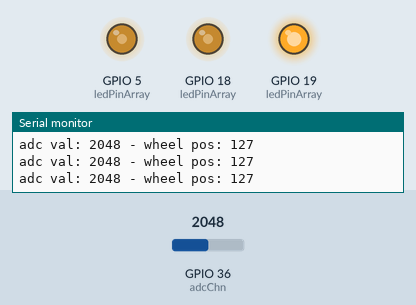
This sketch was run on a simulated ESP32. On the bench: output pins drawn as LEDs (lit = HIGH), the last lines printed to the serial monitor. The test bench sets the inputs (shaded band); at power-on: GPIO 36 (adcChn) = 2048.

Above: at 1.2 s.
1.3 s: GPIO 36 (adcChn) set to 2866
At 2.3 s:
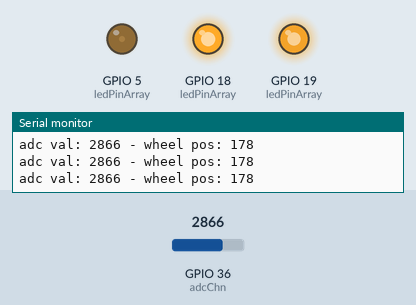
2.8 s: GPIO 36 (adcChn) set to 3603
At 3.6 s:
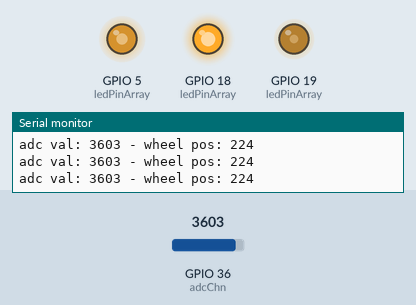
4.3 s: GPIO 36 (adcChn) set to 4095
At 4.9 s:
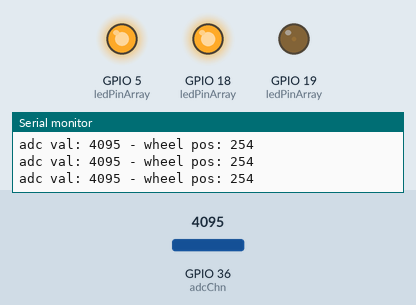
5.8 s: GPIO 36 (adcChn) set to 2047
At 6.3 s:
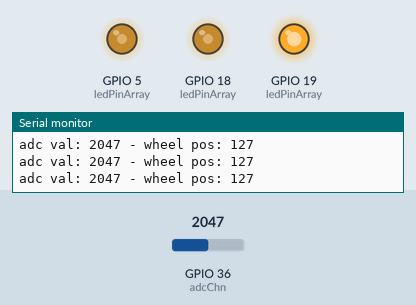
7.3 s: GPIO 36 (adcChn) set to 1228
At 7.6 s:
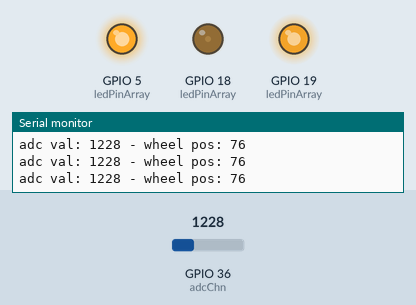
8.8 s: GPIO 36 (adcChn) set to 491
At 10.1 s:
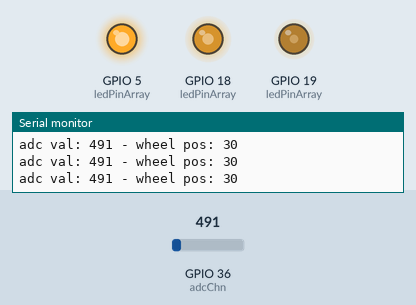
Timing chart, 0 to 11.3 s (numbered marks = the images above; inputs shaded):
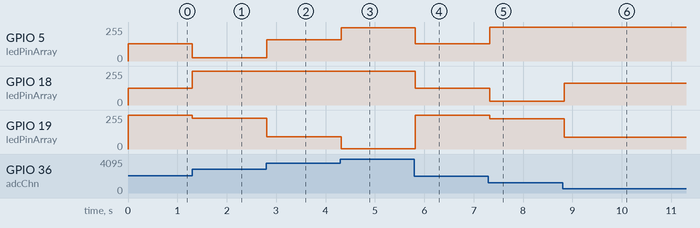

Measured:
- after the input at 1.3 s, GPIO 5 (ledPinArray): 128/255 → 24/255 at once; GPIO 18 (ledPinArray): 126/255 → 255/255 at once; GPIO 19 (ledPinArray): 255/255 → 230/255 at once
- after the input at 2.8 s, GPIO 5 (ledPinArray): 24/255 → 161/255 at once; GPIO 19 (ledPinArray): 230/255 → 93/255 at once
- after the input at 4.3 s, GPIO 5 (ledPinArray): 161/255 → 251/255 at once; GPIO 19 (ledPinArray): 93/255 → 3/255 at once
- after the input at 5.8 s, GPIO 5 (ledPinArray): 251/255 → 128/255 at once; GPIO 18 (ledPinArray): 255/255 → 126/255 at once; GPIO 19 (ledPinArray): 3/255 → 255/255 at once
- after the input at 7.3 s, GPIO 5 (ledPinArray): 128/255 → 255/255 at once; GPIO 18 (ledPinArray): 126/255 → 27/255 at once; GPIO 19 (ledPinArray): 255/255 → 227/255 at once
- after the input at 8.8 s, GPIO 18 (ledPinArray): 27/255 → 164/255 at once; GPIO 19 (ledPinArray): 227/255 → 90/255 at once

The sketch:

011-02_single_potentiometer_RGB.ino
```cpp
/**********************************************************************
* Filename    : 011-02_single_potentiometer_RGB
* Description : Using one potentiometer to control the color RGB LED.
* Auther      : Alternatives Solutions
* Modification: 2026/02/17
**********************************************************************/

#define PWM_FRQ      1000  //define PWM Frequency
#define PWM_BIT      8     //define PWM Precision
#define DELAY_TIME   100

//define LED pin Array Red(IO 23), Green(IO 5), Blue(IO 15)
const byte ledPinArray[] = {19, 18, 5};
//define the PWM channels
const byte chnArray[] = {4, 5, 7};
const byte adcChn = 36;                 //define the adc channels
int ledPinArraySize = 0;

// the setup function runs once when you press reset or power the board
void setup() {
  ledPinArraySize = sizeof(ledPinArray);
  // Attach the LEDs to PWM Channel.
  for (int i = 0; i < ledPinArraySize; i++) {
    //setup the pwm channels
    ledcAttachChannel(ledPinArray[i], PWM_FRQ, PWM_BIT, chnArray[i]);
  }
  Serial.begin(115200);
  Serial.println("\nESP32 Wrover initialization completed!");
//  Serial.println("Ready to handle data...\n");
}

// the loop function runs over and over again forever
void loop() {

    int adc_val = analogRead(adcChn);
    int wheelPos = map(adc_val, 0, 4096, 0, 255);

    Serial.printf("adc val: %d - wheel pos: %d \n", adc_val, wheelPos);
    setColor(wheel(wheelPos));
    delay(DELAY_TIME);
}

/*
Summary of a single line:
ledcWrite(ledPins[0], 255 - (rgb >> 16) & 0xFF);

"Hey ESP32, considering the Red pin.
Take our big color number (24-bit 0xRRGGBB),
slide it 16 spots over (0x0000RR),
then make sure only 8 bits are kept (0x0000RR & 0xFF = 0xRR),
flip the value for our LED type, and set the brightness. (255 - value)"
*/
void setColor(long rgb) {
  ledcWrite(ledPinArray[0], 255 - (rgb >> 16) & 0xFF);
  ledcWrite(ledPinArray[1], 255 - (rgb >> 8) & 0xFF);
  ledcWrite(ledPinArray[2], 255 - (rgb >> 0) & 0xFF);
}

//this function return actually a 24-bit Integer (0xRRGGBB)
long wheel(int pos) {
  long wheelPos = pos % 0xff;
  if (wheelPos < 85) {
    return manageRed2Green(wheelPos);
  } else if (wheelPos < 170) {
    wheelPos -= 85;
    return manageGreen2Blue(wheelPos);
  } else {
    wheelPos -= 170;
    return manageBlue2Red(wheelPos);
  }
}

//this function return actually a 24-bit Integer (0xRRGG--)
long manageRed2Green(long wheelPosition) {
  long redComponent = 255 - wheelPosition * 3;       //0x0000RR
  long redSlot = redComponent << 16;                 //0xRR----

  long greenComponent = wheelPosition * 3;           //0x0000GG
  long greenSlot = greenComponent << 8;              //0x--GG--

  return redSlot | greenSlot;
}

//this function return actually a 24-bit Integer (0x--GGBB)
long manageGreen2Blue(long wheelPosition) {
  long greenComponent = 255 - wheelPosition * 3;      //0x0000GG
  long greenSlot = greenComponent << 8;               //0x--GG--

  long blueComponent = wheelPosition * 3;             //0x0000BB
  long blueSlot = blueComponent;                      //0x----BB

  return greenSlot | blueSlot;
}

//this function return actually a 24-bit Integer (0xRR--BB)
long manageBlue2Red(long wheelPosition) {
  long redComponent = wheelPosition * 3;              //0x0000RR
  long redSlot = redComponent << 16;                  //0xRR----

  long blueComponent = 255 - wheelPosition * 3;       //0x0000BB
  long blueSlot = blueComponent;                      //0x----BB

  return redSlot | blueSlot;
}
```
